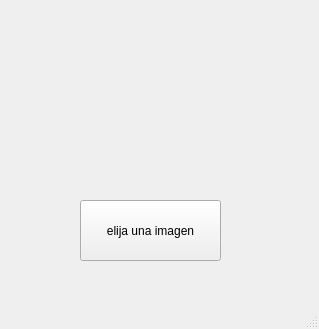
<?xml version="1.0" encoding="UTF-8"?>
<ui version="4.0">
 <class>MainWindow</class>
 <widget class="QMainWindow" name="MainWindow">
  <property name="geometry">
   <rect>
    <x>0</x>
    <y>0</y>
    <width>319</width>
    <height>329</height>
   </rect>
  </property>
  <property name="windowTitle">
   <string>MainWindow</string>
  </property>
  <widget class="QWidget" name="centralwidget">
   <widget class="QPushButton" name="imagenbtn">
    <property name="geometry">
     <rect>
      <x>80</x>
      <y>200</y>
      <width>141</width>
      <height>61</height>
     </rect>
    </property>
    <property name="text">
     <string>elija una imagen</string>
    </property>
   </widget>
   <widget class="QLabel" name="labelimage">
    <property name="geometry">
     <rect>
      <x>60</x>
      <y>40</y>
      <width>191</width>
      <height>111</height>
     </rect>
    </property>
    <property name="text">
     <string/>
    </property>
   </widget>
  </widget>
  <widget class="QMenuBar" name="menubar">
   <property name="geometry">
    <rect>
     <x>0</x>
     <y>0</y>
     <width>319</width>
     <height>21</height>
    </rect>
   </property>
  </widget>
  <widget class="QStatusBar" name="statusbar"/>
 </widget>
 <resources/>
 <connections/>
</ui>
